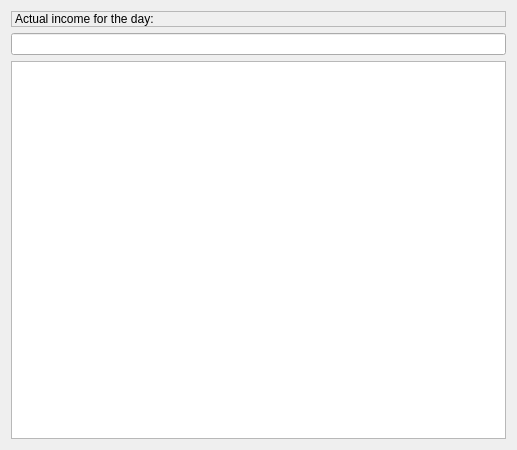
                 <widget class="QWidget" name="tboxPagePayDay">
                  <property name="geometry">
                   <rect>
                    <x>0</x>
                    <y>0</y>
                    <width>517</width>
                    <height>450</height>
                   </rect>
                  </property>
                  <attribute name="label">
                   <string>Payment</string>
                  </attribute>
                  <layout class="QVBoxLayout" name="verticalLayout_5">
                   <item>
                    <widget class="QLabel" name="lblCalPricePayDay">
                     <property name="frameShape">
                      <enum>QFrame::StyledPanel</enum>
                     </property>
                     <property name="frameShadow">
                      <enum>QFrame::Raised</enum>
                     </property>
                     <property name="text">
                      <string>Actual income for the day:</string>
                     </property>
                    </widget>
                   </item>
                   <item>
                    <widget class="vmLineEdit" name="txtCalPricePayDay">
                     <property name="font">
                      <font>
                       <weight>75</weight>
                       <bold>true</bold>
                      </font>
                     </property>
                     <property name="readOnly">
                      <bool>true</bool>
                     </property>
                    </widget>
                   </item>
                   <item>
                    <widget class="vmListWidget" name="lstCalPaysDay"/>
                   </item>
                  </layout>
                 </widget>
